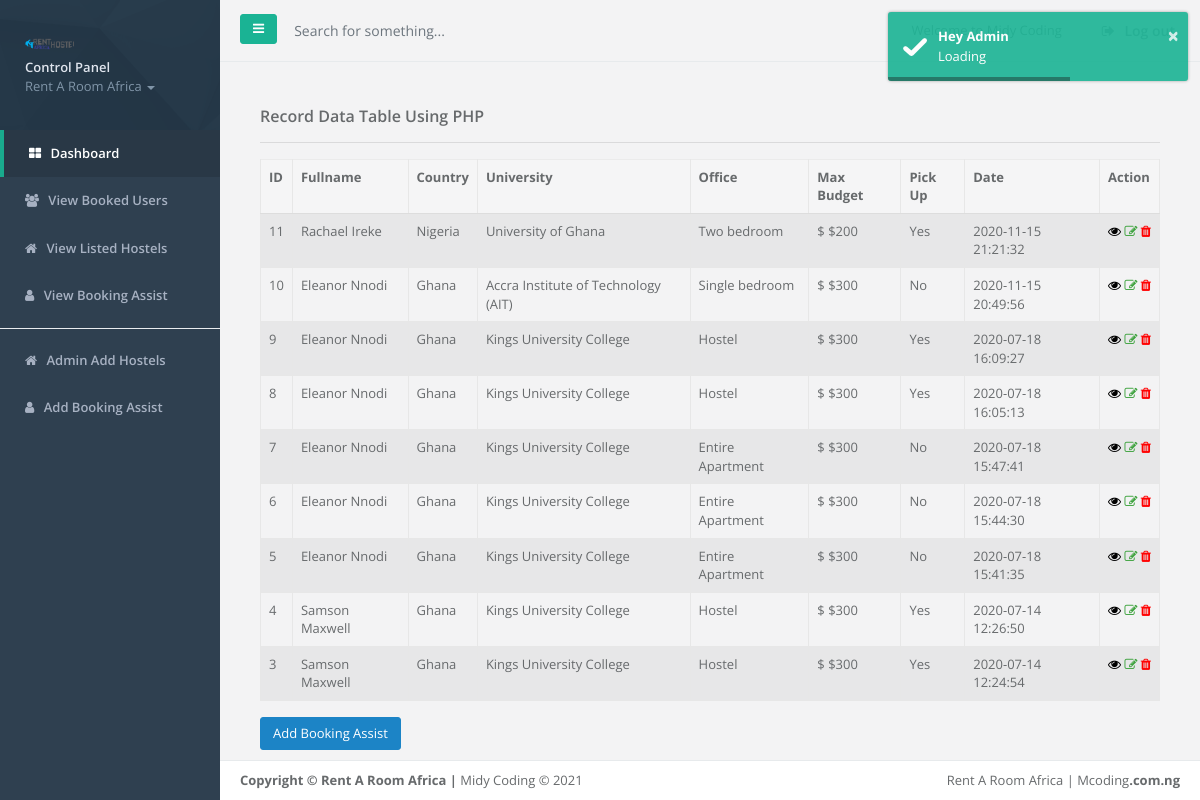
Screenshot of /dashboard/assist-booking.php (signed in) with the database file from the repository.
### tables this page shows
CREATE TABLE `booking_assist` (
  `ID` int(11) NOT NULL,
  `country` text NOT NULL,
  `university` text NOT NULL,
  `accommodationid` text NOT NULL,
  `eta` text NOT NULL,
  `maxbudget` text NOT NULL,
  `fullname` text NOT NULL,
  `gender` text NOT NULL,
  `email` varchar(30) NOT NULL,
  `telephone` text NOT NULL,
  `pickup` text NOT NULL,
  `datecreated` timestamp NOT NULL DEFAULT CURRENT_TIMESTAMP ON UPDATE CURRENT_TIMESTAMP,
  `sum` int(1) NOT NULL DEFAULT '1'
);

### dashboard/sidebar/nav_form.php (called while the page is built)
<?php include_once 'nav_dashboard.php';?>

### dashboard/assist-booking.php (the view, shortened to what this page needs)
	<!DOCTYPE html>
	<html>
	<head>
        <?php include_once 'css_style/style.php';?>
        <link rel="stylesheet" href="https://cdn.datatables.net/1.10.22/css/dataTables.bootstrap4.min.css">
        <link rel="stylesheet" href="https://cdn.datatables.net/buttons/1.6.4/css/buttons.bootstrap4.min.css">
	<body>
		<div id="wrapper">
            <?php include_once 'sidebar/nav_form.php';?>
			<div id="page-wrapper" class="gray-bg dashbard-1">
                <?php include_once 'sidebar/navbar.php';?>
				<div class="wrapper wrapper-content">
                <div class="col-12">
                <br>
                <h3 class="titulo-tabla">Record Data Table Using PHP</h3>
                <hr>
                            <table id="example" class="table table-striped table-bordered" style="width:100%">
                                <thead>
                                    <tr>
                                        <th>ID</th>
                                        <th>Fullname</th>
                                        <th>Country</th>
                                        <th>University</th>
                                        <th>Office</th>
                                        <th>Max Budget</th>
                                        <th>Pick Up</th>
                                        <th>Date</th>
                                        <th>Action</th>
                                    </tr>
                                </thead>
                                <tbody>
                                <?php
                        include('../include/connection.php');
                        $ret=mysqli_query($con,"select * from booking_assist ORDER by ID desc
                        LIMIT 5000");
                        while ($row=mysqli_fetch_array($ret))
                        {
                        ?>
                                        <tr>
                                            <td><?= $row['ID'] ;?></td>
                                            <td><?= $row['fullname'] ;?></td>
                                            <td><?= $row['country'] ;?></td>
                                            <td><?= $row['university']; ?></td>
                                            <td><?= $row['accommodationid'] ;?></td>
                                            <td>$ <?= $row['maxbudget'] ;?></td>
                                            <td><?= $row['pickup']; ?></td>
                                            <td><?= $row['datecreated'] ;?></td>
                                            <td>
                                                <?php
                                                echo "<a href='detailed_assist.php?ID=". $row['ID'] ."' title='View Record' data-toggle='tooltip'> <i class='fa fa-eye' aria-hidden='true' style='color:black'></i></a>";
                                                echo "<a href='add-assist.php?ID=". $row['ID'] ."' title='Update Record' data-toggle='tooltip'> <i class='fa fa-edit' aria-hidden='true' style='color:#3ca23c;'></i></a>";
                                                echo "<a href='delete_assist.php?ID=". $row['ID'] ."' title='Delete Record' data-toggle='tooltip'> <i class='fa fa-trash' aria-hidden='true' style='color:red;'></i></a>";
                                                ?>
                                            </td>
                                        </tr>
                        <?php } ?>
                                </tbody>
                            </table>
                <a href="add-assist.php" class="btn btn-success pull-left">Add Booking Assist</a>
            </div>
				</div>
                <?php include_once 'footer/footer.php';?>
			</div>
		</div>
	</body>
</html>

### dashboard/css_style/style.php
<link href="master/css/bootstrap.min.css" rel="stylesheet">
<link href="master/font-awesome/css/font-awesome.css" rel="stylesheet">
<link href="master/css/plugins/toastr/toastr.min.css" rel="stylesheet">
<link href="master/js/plugins/gritter/jquery.gritter.css" rel="stylesheet">
<link href="master/css/animate.css" rel="stylesheet">
<link href="master/css/style.css" rel="stylesheet"> </head>

### dashboard/sidebar/nav_dashboard.php (shortened to what this page needs)
<nav class="navbar-default navbar-static-side" role="navigation">
    <div class="sidebar-collapse">
        <ul class="nav metismenu" id="side-menu">
            <li class="nav-header">
                <div class="dropdown profile-element"> <img alt="image" class="rounded-circle" src="../assets/images/logo.png" width="30%">
                    <a data-toggle="dropdown" class="dropdown-toggle" href="#"> <span class="block m-t-xs font-bold">Control Panel</span>
                    <span class="text-muted text-xs block">Rent A Room Africa <b class="caret"></b></span> </a>
                </div>
            </li>
            <li class="active"> <a href="index.php"><i class="fa fa-th-large"></i> <span class="nav-label">Dashboard</span></a> </li>
            <li class=""> <a href="booked-users.php"><i class="fa fa-users"></i> <span class="nav-label">View Booked Users</span></a> </li>
            <li class=""> <a href="landlords.php"><i class="fa fa-home"></i> <span class="nav-label">View Listed Hostels</span></a> </li>
            <li class=""> <a href="assist-booking.php"><i class="fa fa-user"></i> <span class="nav-label">View Booking Assist</span></a> </li>
            <li class="dropdown-divider"></li>
            <li class=""> <a href="add-landlords.php"><i class="fa fa-home"></i> <span class="nav-label">Admin Add Hostels</span></a> </li>
            <li class=""> <a href="add-assist.php"><i class="fa fa-user"></i> <span class="nav-label">Add Booking Assist</span></a> </li>
        </ul>
    </div>
</nav>

### dashboard/sidebar/navbar.php
<div class="row border-bottom">
    <nav class="navbar navbar-static-top" role="navigation" style="margin-bottom: 0">
        <div class="navbar-header"> <a class="navbar-minimalize minimalize-styl-2 btn btn-primary " href="#"><i class="fa fa-bars"></i> </a>
            <form role="search" class="navbar-form-custom" action="search_results.html">
                <div class="form-group">
                    <input type="text" placeholder="Search for something..." class="form-control" name="top-search" id="top-search"> </div>
            </form>
        </div>
        <ul class="nav navbar-top-links navbar-right">
            <li style="padding: 20px"> <span class="m-r-sm text-muted welcome-message">Welcome to Midy Coding</span> </li>
            <li>
                <a href="logout.php"> <i class="fa fa-sign-out"></i> Log out </a>
            </li>
        </ul>
    </nav>
</div>

### dashboard/footer/footer.php
<div class="footer">
    <div class="float-right">Rent A Room Africa | Mcoding<strong>.com.ng</strong> </div>
    <div> <strong>Copyright &copy; Rent A Room Africa | </strong> Midy Coding &copy; 2021 </div>
</div>

### rows the page displays
booking_assist: ID "11", fullname "Rachael Ireke", country "Nigeria", university "University of Ghana", accommodationid "Two bedroom", maxbudget "$200", pickup "Yes", datecreated "2020-11-15 21:21:32"
booking_assist: ID "10", fullname "Eleanor Nnodi", country "Ghana", university "Accra Institute of Technology (AIT)", accommodationid "Single bedroom", maxbudget "$300", pickup "No", datecreated "2020-11-15 20:49:56"
booking_assist: ID "9", fullname "Eleanor Nnodi", country "Ghana", university "Kings University College", accommodationid "Hostel", maxbudget "$300", pickup "Yes", datecreated "2020-07-18 16:09:27"
booking_assist: ID "8", fullname "Eleanor Nnodi", country "Ghana", university "Kings University College", accommodationid "Hostel", maxbudget "$300", pickup "Yes", datecreated "2020-07-18 16:05:13"
booking_assist: ID "7", fullname "Eleanor Nnodi", country "Ghana", university "Kings University College", accommodationid "Entire Apartment", maxbudget "$300", pickup "No", datecreated "2020-07-18 15:47:41"
booking_assist: ID "6", fullname "Eleanor Nnodi", country "Ghana", university "Kings University College", accommodationid "Entire Apartment", maxbudget "$300", pickup "No", datecreated "2020-07-18 15:44:30"
booking_assist: ID "5", fullname "Eleanor Nnodi", country "Ghana", university "Kings University College", accommodationid "Entire Apartment", maxbudget "$300", pickup "No", datecreated "2020-07-18 15:41:35"
booking_assist: ID "4", fullname "Samson Maxwell", country "Ghana", university "Kings University College", accommodationid "Hostel", maxbudget "$300", pickup "Yes", datecreated "2020-07-14 12:26:50"
booking_assist: ID "3", fullname "Samson Maxwell", country "Ghana", university "Kings University College", accommodationid "Hostel", maxbudget "$300", pickup "Yes", datecreated "2020-07-14 12:24:54"
